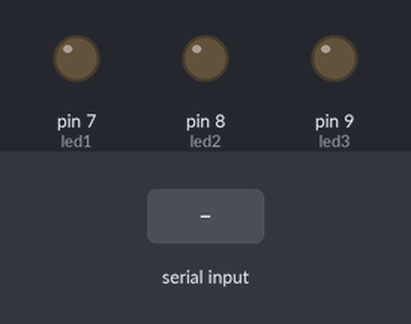
Bench run of a sketch on a simulated Arduino Uno, built with avr-gcc and run on an emulated ATmega328P. Parts: output pins drawn as LEDs (lit = HIGH). The test bench sets the inputs (shaded band).

Above: at 1.2 s.
1.3 s: "3\n" received over Serial
At 1.4 s:
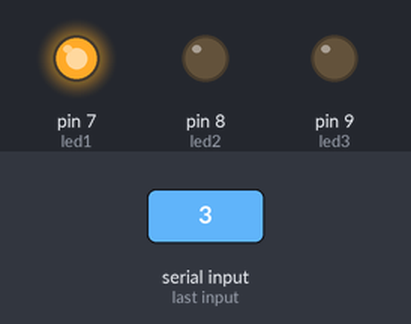
3.4 s: "1\n" received over Serial
At 4.6 s:
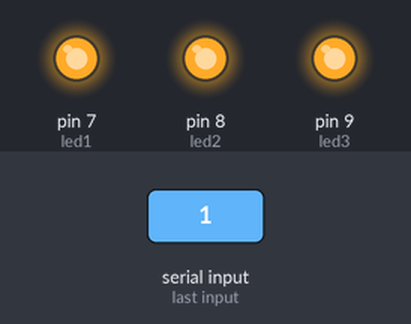
4.9 s: "3\n" received over Serial
At 5.2 s:
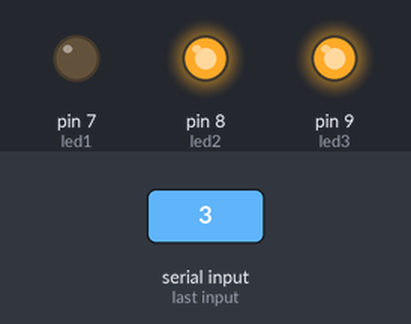
Timing chart, 0 to 7.9 s (numbered marks = the images above; inputs shaded):
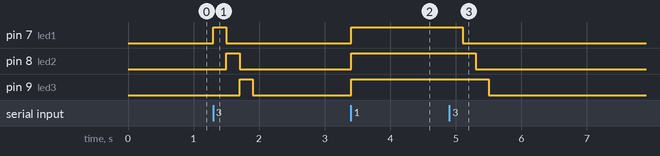

The sketch:

sketch_nov23a.ino
```cpp
const int led1 = 7;
const int led2 = 8;
const int led3 = 9;

void setup() {
  Serial.begin(9600);
  pinMode(led1, OUTPUT);
  pinMode(led2, OUTPUT);
  pinMode(led3, OUTPUT);
}

void loop() {
  if (Serial.available() > 0) {
    int mode = Serial.parseInt(); // Đọc chế độ từ Serial

    if (mode == 1) {
      digitalWrite(led1, HIGH);
      digitalWrite(led2, HIGH);
      digitalWrite(led3, HIGH);
    } else if (mode == 2) {
      digitalWrite(led1, HIGH);
      digitalWrite(led2, HIGH);
      digitalWrite(led3, HIGH);
      delay(500);
      digitalWrite(led1, LOW);
      digitalWrite(led2, LOW);
      digitalWrite(led3, LOW);
      delay(500);
    } else if (mode == 3) {
      digitalWrite(led1, HIGH);
      delay(200);
      digitalWrite(led1, LOW);
      digitalWrite(led2, HIGH);
      delay(200);
      digitalWrite(led2, LOW);
      digitalWrite(led3, HIGH);
      delay(200);
      digitalWrite(led3, LOW);
    }
  }
}
```

Measured:
- after the input at 1.3 s, pin 7 (led1): LOW → HIGH at once, → LOW 0.20 s later; pin 8 (led2): LOW → HIGH after 0.20 s, → LOW 0.20 s later; pin 9 (led3): LOW → HIGH after 0.40 s, → LOW 0.20 s later
- after the input at 3.4 s, pin 7 (led1), pin 8 (led2), pin 9 (led3): LOW → HIGH at once
- after the input at 4.9 s, pin 7 (led1): HIGH → LOW after 0.20 s; pin 8 (led2): HIGH → LOW after 0.40 s; pin 9 (led3): HIGH → LOW after 0.60 s
